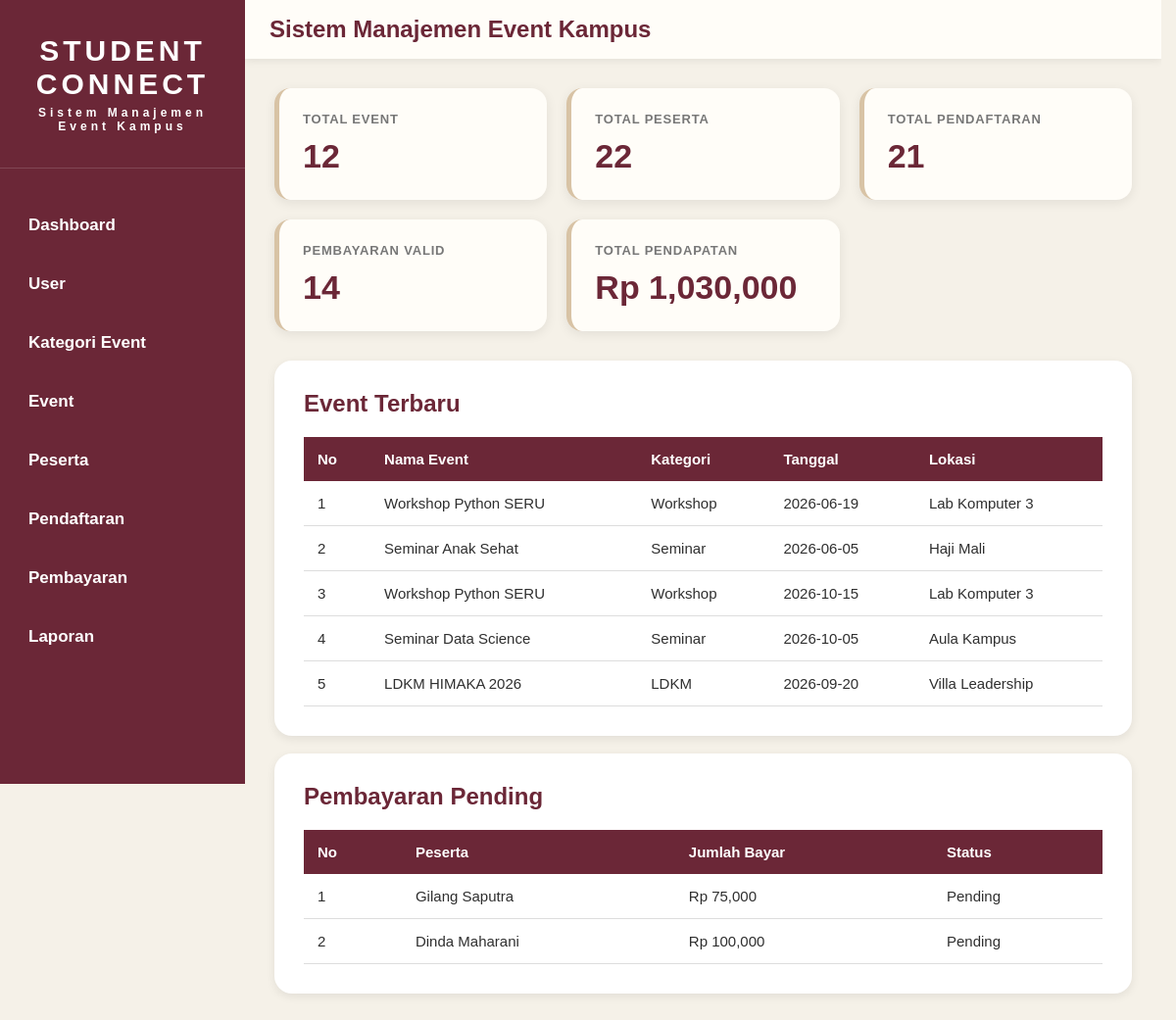
The page / on the database its author committed.
### tables this page shows
CREATE TABLE `event` (
  `id_event` int(11) NOT NULL,
  `id_user` int(11) NOT NULL,
  `id_kategori` int(11) NOT NULL,
  `nama_event` varchar(150) NOT NULL,
  `deskripsi` text DEFAULT NULL,
  `tanggal_event` date NOT NULL,
  `lokasi` varchar(150) NOT NULL,
  `kuota` int(11) NOT NULL,
  `poster` varchar(255) DEFAULT NULL,
  `biaya` decimal(10,2) NOT NULL
);

CREATE TABLE `kategori_event` (
  `id_kategori` int(11) NOT NULL,
  `nama_kategori` varchar(100) NOT NULL,
  `deskripsi` text DEFAULT NULL
);

CREATE TABLE `pembayaran` (
  `id_pembayaran` int(11) NOT NULL,
  `id_pendaftaran` int(11) NOT NULL,
  `tanggal_bayar` date NOT NULL,
  `jumlah_bayar` decimal(10,2) NOT NULL,
  `bukti_bayar` varchar(255) DEFAULT NULL,
  `status_verifikasi` enum('Pending','Valid','Tidak Valid') DEFAULT 'Pending'
);

CREATE TABLE `peserta` (
  `id_peserta` int(11) NOT NULL,
  `nama_peserta` varchar(100) NOT NULL,
  `nim` varchar(20) NOT NULL,
  `prodi` varchar(100) NOT NULL,
  `email` varchar(100) NOT NULL,
  `no_hp` varchar(15) NOT NULL
);

### index.php (the view, shortened to what this page needs)
<?php
include 'config/koneksi.php';
$total_event = mysqli_num_rows(
    mysqli_query($conn, "SELECT * FROM event")
);
$total_peserta = mysqli_num_rows(
    mysqli_query($conn, "SELECT * FROM peserta")
);
$total_pendaftaran = mysqli_num_rows(
    mysqli_query($conn, "SELECT * FROM pendaftaran")
);
$total_pembayaran_valid = mysqli_num_rows(
    mysqli_query(
        $conn,
        "SELECT *
        FROM pembayaran
        WHERE status_verifikasi='Valid'"
    )
);
$pendapatan = mysqli_fetch_assoc(
    mysqli_query(
        $conn,
        "SELECT SUM(jumlah_bayar) AS total
        FROM pembayaran
        WHERE status_verifikasi='Valid'"
    )
);
?>
<!DOCTYPE html>
<html lang="id">
<head>
    <link rel="stylesheet" href="assets/style.css">
</head>
<body>
<div class="wrapper">
    <?php include 'layout/sidebar.php'; ?>
    <div class="main-content">
        <?php include 'layout/header.php'; ?>
        <div class="content">
            <div class="cards">
                <div class="card">
                    <h3>Total Event</h3>
                    <p><?= $total_event; ?></p>
                </div>
                <div class="card">
                    <h3>Total Peserta</h3>
                    <p><?= $total_peserta; ?></p>
                </div>
                <div class="card">
                    <h3>Total Pendaftaran</h3>
                    <p><?= $total_pendaftaran; ?></p>
                </div>
                <div class="card">
                    <h3>Pembayaran Valid</h3>
                    <p><?= $total_pembayaran_valid; ?></p>
                </div>
                <div class="card">
                    <h3>Total Pendapatan</h3>
                    <p>
                        Rp <?= number_format($pendapatan['total'] ?? 0); ?>
                    </p>
                </div>
            </div>
            <div class="table-container">
                <h2>Event Terbaru</h2>
                <table>
                    <thead>
                        <tr>
                            <th>No</th>
                            <th>Nama Event</th>
                            <th>Kategori</th>
                            <th>Tanggal</th>
                            <th>Lokasi</th>
                        </tr>
                    </thead>
                    <tbody>
                    <?php
                    $no = 1;
                    $event = mysqli_query(
                        $conn,
                        "SELECT
                        e.nama_event,
                        e.tanggal_event,
                        e.lokasi,
                        k.nama_kategori
                        FROM event e
                        JOIN kategori_event k
                        ON e.id_kategori = k.id_kategori
                        ORDER BY e.id_event DESC
                        LIMIT 5"
                    );
                    while($row = mysqli_fetch_assoc($event)){
                    ?>
                    <tr>
                        <td><?= $no++; ?></td>
                        <td><?= $row['nama_event']; ?></td>
                        <td><?= $row['nama_kategori']; ?></td>
                        <td><?= $row['tanggal_event']; ?></td>
                        <td><?= $row['lokasi']; ?></td>
                    </tr>
                    <?php } ?>
                    </tbody>
                </table>
            </div>
            <br>
            <div class="table-container">
                <h2>Pembayaran Pending</h2>
                <table>
                    <thead>
                        <tr>
                            <th>No</th>
                            <th>Peserta</th>
                            <th>Jumlah Bayar</th>
                            <th>Status</th>
                        </tr>
                    </thead>
                    <tbody>
                    <?php
                    $no = 1;
                    $pending = mysqli_query(
                        $conn,
                        "SELECT
                        ps.nama_peserta,
                        pb.jumlah_bayar,
                        pb.status_verifikasi
                        FROM pembayaran pb
                        JOIN pendaftaran pd
                        ON pb.id_pendaftaran = pd.id_pendaftaran
                        JOIN peserta ps
                        ON pd.id_peserta = ps.id_peserta
                        WHERE pb.status_verifikasi='Pending'"
                    );
                    while($row = mysqli_fetch_assoc($pending)){
                    ?>
                    <tr>
                        <td><?= $no++; ?></td>
                        <td><?= $row['nama_peserta']; ?></td>
                        <td>
                            Rp <?= number_format($row['jumlah_bayar']); ?>
                        </td>
                        <td><?= $row['status_verifikasi']; ?></td>
                    </tr>
                    <?php } ?>
                    </tbody>
                </table>
            </div>
        </div>
    </div>
</div>
</body>
</html>

### assets/style.css (style rules this page uses)
html { scrollbar-gutter: stable; }
* { margin:0; padding:0; box-sizing:border-box; font-family:'Poppins',sans-serif; }
html, body { width:100%; min-height:100%; }
body { background:#F5F1E8; color:#2F2F2F; overflow-x:hidden; }
.wrapper { display:flex; width:100%; min-height:100vh; }
.main-content { flex:1; min-width:0; display:flex; flex-direction:column; }
.content { flex:1; width:100%; padding:30px; }
.cards { display:grid; grid-template-columns:repeat(auto-fit,minmax(220px,1fr)); gap:20px; margin-bottom:30px; }
.card { background:#FFFDF8; padding:24px; border-radius:16px; border-left:5px solid #D8C3A5; box-shadow:0 3px 12px rgba(0,0,0,.08); transition:.3s; }
.card h3 { color:#777; font-size:13px; font-weight:600; text-transform:uppercase; letter-spacing:.8px; margin-bottom:10px; }
.card p { color:#6B2737; font-size:34px; font-weight:700; line-height:1.2; }
.table-container { background:white; padding:30px; border-radius:18px; box-shadow:0 3px 10px rgba(0,0,0,.08); overflow-x:auto; }
.table-container h2 { color:#6B2737; margin-bottom:20px; }
table { width:100%; border-collapse:collapse; }
table th { background:#6B2737; color:white; padding:14px; text-align:left; font-size:15px; }
table td { padding:14px; border-bottom:1px solid #ddd; font-size:15px; }

### rows shown on the page
event: nama_event "Workshop Python SERU", id_kategori.nama_kategori "Workshop", tanggal_event "2026-06-19", lokasi "Lab Komputer 3"
event: nama_event "Seminar Anak Sehat", id_kategori.nama_kategori "Seminar", tanggal_event "2026-06-05", lokasi "Haji Mali"
event: nama_event "Workshop Python SERU", id_kategori.nama_kategori "Workshop", tanggal_event "2026-10-15", lokasi "Lab Komputer 3"
event: nama_event "Seminar Data Science", id_kategori.nama_kategori "Seminar", tanggal_event "2026-10-05", lokasi "Aula Kampus"
event: nama_event "LDKM HIMAKA 2026", id_kategori.nama_kategori "LDKM", tanggal_event "2026-09-20", lokasi "Villa Leadership"
pembayaran: peserta.nama_peserta "Gilang Saputra", jumlah_bayar "75,000", status_verifikasi "Pending"
pembayaran: peserta.nama_peserta "Dinda Maharani", jumlah_bayar "100,000", status_verifikasi "Pending"

### other values the page prints
$total_event "12"
$total_peserta "22"
$total_pendaftaran "21"
$total_pembayaran_valid "14"
$pendapatan['total'] "1,030,000"
